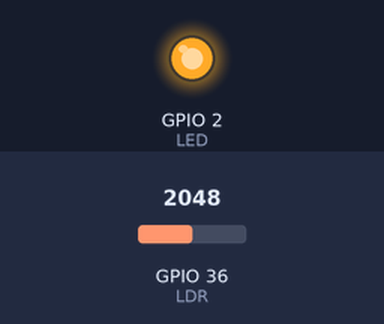
The sketch below on a simulated ESP32. On the bench: output pins drawn as LEDs (lit = HIGH). The inputs (shaded band) are chosen by the test bench; at power-on: GPIO 36 (LDR) = 2048. WiFi joins after 1.5 s; servers stay silent unless stated; what the sketch prints to the serial monitor is not drawn.

Above: at 2.8 s.
2.9 s: GPIO 36 (LDR) set to 491
7.8 s: GPIO 36 (LDR) set to 0
12.7 s: GPIO 36 (LDR) set to 1228
At 14.9 s:
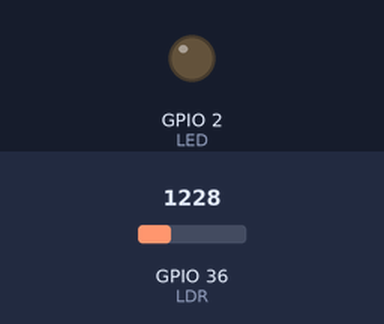
Timing chart, 0 to 27.9 s (numbered marks = the images above; inputs shaded):
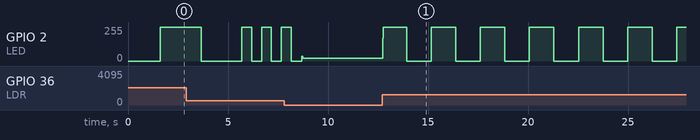

The sketch:

Exemplo.ino
```cpp
#include <PubSubClient.h>
#include <WiFi.h>
#include <ArduinoJson.h>

#define LED 2
#define LDR A0

const char* ssid = "IFPI_Alunos";

// Configurações do servidor MQTT (ThingBoard)
const char* mqtt_server = "";
const char* mqtt_user = "tenantTB";
const char* mqtt_password = "iotnet";

WiFiClient wifiClient;
PubSubClient mqttClient(wifiClient);

void setup() {
  WiFi.begin(ssid);
  while(WiFi.status() != WL_CONNECTED){
    Serial.print(".");
    delay(200);
  }
  Serial.print(WiFi.localIP());

  pinMode(LED, OUTPUT); //COMO A PORTA VAI SE COMPORTAR
  Serial.begin(115200); // inicia a comunicação serial bouds
}

void loop() {
  int sensor = analogRead(LDR); // 0 ~ 1023
  Serial.println(sensor);
  digitalWrite(LED, HIGH); //1 true
  delay(sensor); //milisegundos
  digitalWrite(LED, LOW); //0 false
  delay(sensor);
}
```

Measured:
- after the input at 12.7 s, GPIO 2 (LED): 20/255 → 171/255 at once, then repeats every 2.4 s: 255/255 1.2 s, 0/255 1.2 s
